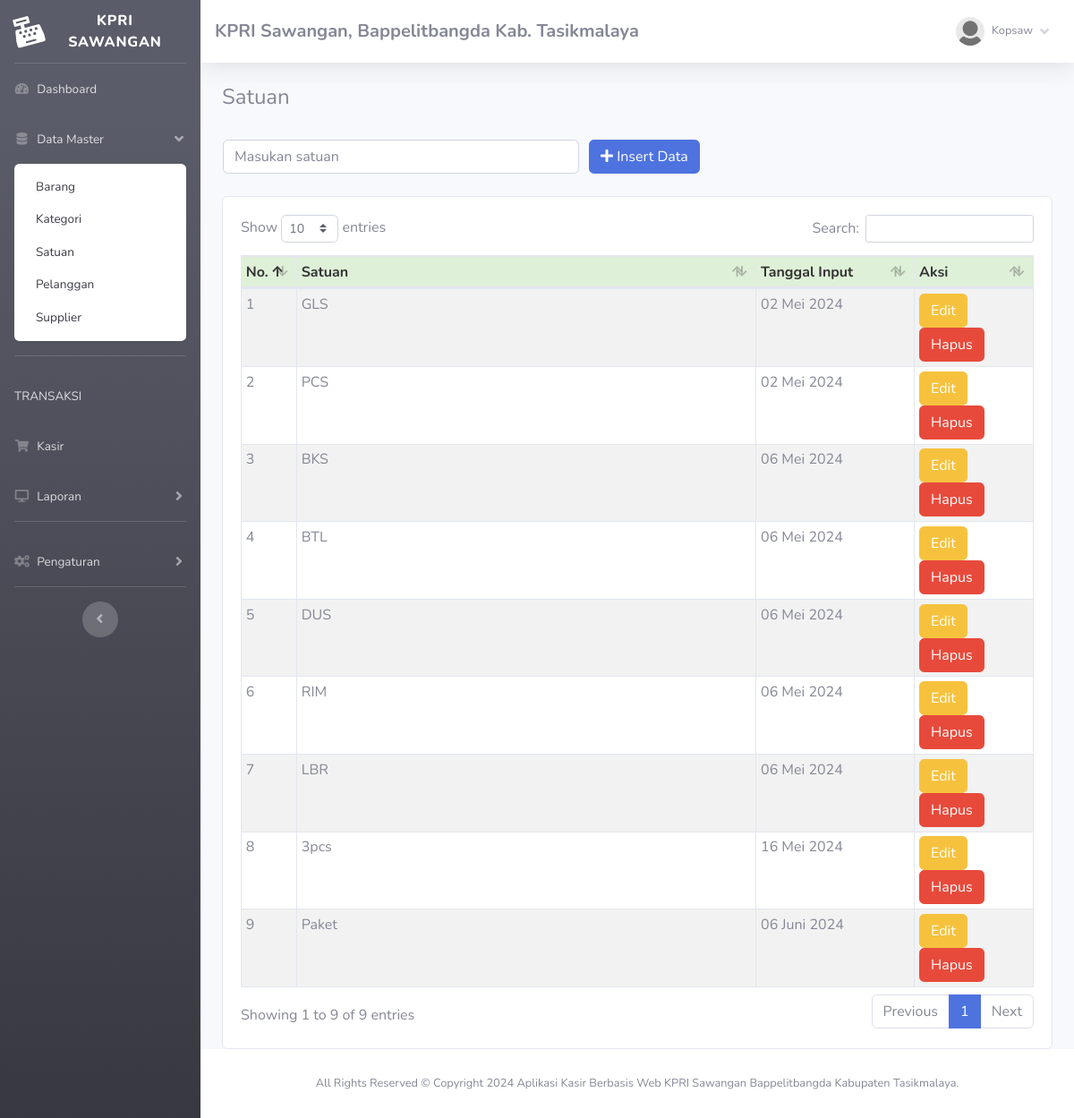
The page /index.php?page=satuan (signed in) on the database its author committed.
### tables this page shows
CREATE TABLE `toko` (
  `id_toko` int(11) NOT NULL AUTO_INCREMENT,
  `nama_toko` varchar(255) NOT NULL,
  `alamat_toko` text NOT NULL,
  `tlp` varchar(255) NOT NULL,
  `nama_pemilik` varchar(255) NOT NULL,
  PRIMARY KEY (`id_toko`)
);

CREATE TABLE `member` (
  `id_member` int(11) NOT NULL AUTO_INCREMENT,
  `nm_member` varchar(255) NOT NULL,
  `alamat_member` text NOT NULL,
  `telepon` varchar(255) NOT NULL,
  `email` varchar(255) NOT NULL,
  `gambar` text NOT NULL,
  `NIK` text NOT NULL,
  PRIMARY KEY (`id_member`)
);

CREATE TABLE `satuan` (
  `id_satuan` int(11) NOT NULL AUTO_INCREMENT,
  `nama_satuan` varchar(255) NOT NULL,
  `status_satuan` enum('AKTIF','TIDAK') NOT NULL,
  `tgl_input` datetime NOT NULL DEFAULT current_timestamp(),
  PRIMARY KEY (`id_satuan`)
);

### fungsi/view/view.php (called while the page is built, shortened)
<?php
class view
{
    protected $db;
    public function __construct($db)
    {
        $this->db = $db;
    }
    public function member_edit($id)
    {
        $sql = "select member.*, login.*
                from member inner join login on member.id_member = login.id_member
                where member.id_member= ?";
        $row = $this-> db -> prepare($sql);
        $row -> execute(array($id));
        $hasil = $row -> fetch();
        return $hasil;
    }
    public function toko()
    {
        $sql = "select*from toko where id_toko='1'";
        $row = $this-> db -> prepare($sql);
        $row -> execute();
        $hasil = $row -> fetch();
        return $hasil;
    }
    public function satuan()
    {
        $sql = "select*from satuan";
        $row = $this-> db -> prepare($sql);
        $row -> execute();
        $hasil = $row -> fetchAll();
        return $hasil;
    }
}

### fungsi/Waktu.php (called while the page is built, shortened)
<?php
class Waktu
{
	var $month;
	public function setMonth($bulan) {
		if($bulan == '5') {
			$this->month = 'Mei';
		}
		if($bulan == '6') {
			$this->month = 'Juni';
		}
	}
	public function getMonth() {
		return $this->month;
	}
	public function tgl_indo($tanggal)
	{
		$tgl = explode('-', $tanggal);
		return $tgl[2].' '.$this->getMonth().' '.$tgl[0];
	}
}

### admin/module/satuan/index.php (the view, shortened to what this page needs)
<h4>Satuan</h4>
<br />
<?php
	if(!empty($_GET['stn'])){
	$sql = "SELECT * FROM satuan WHERE id_satuan = ?";
	$row = $config->prepare($sql);
	$row->execute(array($_GET['stn']));
	$edit = $row->fetch();
?>
<form method="POST" action="fungsi/edit/edit.php?satuan=edit">
    <table>
        <tr>
            <td style="width:25pc;"><input type="text" class="form-control" value="<?= $edit['nama_satuan'];?>"
                    required name="satuan" placeholder="Masukan satuan">
                <input type="hidden" name="id" value="<?= $edit['id_satuan'];?>">
            </td>
            <td style="padding-left:10px;"><button id="tombol-simpan" class="btn btn-primary"><i class="fa fa-edit"></i>
                    Edit Satuan</button></td>
        </tr>
    </table>
</form>
<?php }else{?>
<form method="POST" action="fungsi/tambah/tambah.php?satuan=tambah">
    <table>
        <tr>
            <td style="width:25pc;"><input type="text" class="form-control" required name="satuan"
                    placeholder="Masukan satuan"></td>
            <td style="padding-left:10px;"><button id="tombol-simpan" class="btn btn-primary"><i class="fa fa-plus"></i>
                    Insert Data</button></td>
        </tr>
    </table>
</form>
<?php }?>
<br />
<div class="card card-body">
    <div class="table-responsive">
        <table class="table table-bordered table-striped table-sm" id="example1">
            <thead>
                <tr style="background:#DFF0D8;color:#333;">
                    <th width="7%">No.</th>
                    <th>Satuan</th>
                    <th width="20%">Tanggal Input</th>
                    <th width="15%">Aksi</th>
                </tr>
            </thead>
            <tbody>
                <?php
				$hasil = $lihat -> satuan();
				$no=1;
				foreach($hasil as $isi){
                    $exp = explode(' ', $isi['tgl_input']);
			?>
                <tr>
                    <td><?php echo $no;?></td>
                    <td><?php echo $isi['nama_satuan'];?></td>
                    <td><?php echo $frmwaktu->tgl_indo($exp[0]); ?></td>
                    <td>
                        <a href="index.php?page=satuan&stn=<?php echo $isi['id_satuan'];?>"><button
                                class="btn btn-warning">Edit</button></a>
                        <a href="fungsi/hapus/hapus.php?satuan=hapus&id=<?php echo $isi['id_satuan'];?>"
                            onclick="javascript:return confirm('Hapus Data Satuan ?');"><button
                                class="btn btn-danger">Hapus</button></a>
                    </td>
                </tr>
                <?php $no++; }?>
            </tbody>
        </table>
    </div>
</div>

### admin/template/sidebar.php (shortened to what this page needs)
<?php
    $id = $_SESSION['admin']['id_member'];
    $hasil_profil = $lihat -> member_edit($id);
?>
<ul class="navbar-nav bg-gradient-dark sidebar sidebar-dark accordion" id="accordionSidebar">
    <a class="sidebar-brand d-flex align-items-center justify-content-center" href="index.php">
        <div class="sidebar-brand-icon rotate-n-15">
            <i class="fas fa-cash-register"></i>
        </div>
        <div class="sidebar-brand-text mx-3">KPRI Sawangan<sup></sup></div>
    </a>
    <hr class="sidebar-divider my-0">
    <li class="nav-item">
        <a class="nav-link" href="index.php">
            <i class="fas fa-fw fa-tachometer-alt"></i>
            <span>Dashboard</span></a>
    </li>
    <li class="nav-item">
        <a class="nav-link collapsed" href="#" data-toggle="collapse" data-target="#collapseTwo" aria-expanded="true"
            aria-controls="collapseTwo">
            <i class="fas fa-fw fa-database"></i>
            <span>Data Master</span>
        </a>
        <div id="collapseTwo" class="collapse" aria-labelledby="headingTwo" data-parent="#accordionSidebar">
            <div class="bg-white py-2 collapse-inner rounded">
                <a class="collapse-item" href="index.php?page=barang">Barang</a>
                <a class="collapse-item" href="index.php?page=kategori">Kategori</a>
                <a class="collapse-item" href="index.php?page=satuan">Satuan</a>
                <a class="collapse-item" href="index.php?page=pelanggan">Pelanggan</a>
                <a class="collapse-item" href="index.php?page=supplier">Supplier</a>
            </div>
        </div>
    </li>
    <hr class="sidebar-divider">
    <li class="nav-item">
        <a class="nav-link" href="#">
            <span>TRANSAKSI</span></a>
    </li>
    <li class="nav-item">
        <a class="nav-link" href="index.php?page=jual">
            <i class="fas fa-fw fa-shopping-cart"></i>
            <span>Kasir</span></a>
    </li>
    <li class="nav-item">
        <a class="nav-link collapsed" href="#" data-toggle="collapse" data-target="#collapse3" aria-expanded="true"
            aria-controls="collapse3">
            <i class="fas fa-fw fa-desktop"></i>
            <span>Laporan</span>
        </a>
    </li>
    <hr class="sidebar-divider">
    <li class="nav-item">
        <a class="nav-link collapsed" href="#" data-toggle="collapse" data-target="#pengaturan" aria-expanded="true"
            aria-controls="pengaturan">
            <i class="fas fa-fw fa-cogs"></i>
            <span>Pengaturan</span>
        </a>
    </li>
    <hr class="sidebar-divider d-none d-md-block">
    <div class="text-center d-none d-md-inline">
        <button class="rounded-circle border-0" id="sidebarToggle"></button>
    </div>
</ul>
<div id="content-wrapper" class="d-flex flex-column">
    <div id="content">
        <nav class="navbar navbar-expand navbar-light bg-white topbar mb-4 static-top shadow">
            <h5 class="d-lg-block d-none mt-2"><b><?php echo $toko['nama_toko'];?>, <?php echo $toko['alamat_toko'];?></b></h5>
            <ul class="navbar-nav ml-auto">
                <li class="nav-item dropdown no-arrow">
                    <a class="nav-link dropdown-toggle" href="#" id="userDropdown" role="button" data-toggle="dropdown"
                        aria-haspopup="true" aria-expanded="false">
                        <img class="img-profile rounded-circle"
                            src="assets/img/user/<?php echo $hasil_profil['gambar'];?>">
                        <span
                            class="mr-2 d-none d-lg-inline text-gray-600 small ml-2"><?php echo $hasil_profil['nm_member'];?></span>
                        <i class="fas fa-angle-down"></i>
                    </a>
                </li>
            </ul>
        </nav>
        <div class="container-fluid">

### rows shown on the page
toko: nama_toko "KPRI Sawangan", alamat_toko "Bappelitbangda Kab. Tasikmalaya"
satuan: nama_satuan "GLS", tgl_input "02 Mei 2024"
satuan: nama_satuan "PCS", tgl_input "02 Mei 2024"
satuan: nama_satuan "BKS", tgl_input "06 Mei 2024"
satuan: nama_satuan "BTL", tgl_input "06 Mei 2024"
satuan: nama_satuan "DUS", tgl_input "06 Mei 2024"
satuan: nama_satuan "RIM", tgl_input "06 Mei 2024"
satuan: nama_satuan "LBR", tgl_input "06 Mei 2024"
satuan: nama_satuan "3pcs", tgl_input "16 Mei 2024"
satuan: nama_satuan "Paket", tgl_input "06 Juni 2024"

### other values the page prints
$hasil_profil['nm_member'] "Kopsaw"
